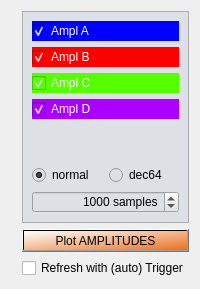
      <widget class="QWidget" name="tab_5">
       <attribute name="title">
        <string>TBT_AMPL</string>
       </attribute>
       <layout class="QGridLayout" name="gridLayout_20">
        <item row="0" column="0" rowspan="3">
         <widget class="QwtPlot" name="PlotTBTAMPL">
          <property name="sizePolicy">
           <sizepolicy hsizetype="MinimumExpanding" vsizetype="MinimumExpanding">
            <horstretch>10</horstretch>
            <verstretch>0</verstretch>
           </sizepolicy>
          </property>
          <property name="font">
           <font>
            <family>Arial</family>
           </font>
          </property>
         </widget>
        </item>
        <item row="0" column="1">
         <widget class="QFrame" name="frame_11">
          <property name="styleSheet">
           <string notr="true">background-color: rgb(221, 225, 229);</string>
          </property>
          <property name="frameShape">
           <enum>QFrame::StyledPanel</enum>
          </property>
          <property name="frameShadow">
           <enum>QFrame::Raised</enum>
          </property>
          <layout class="QGridLayout" name="gridLayout_10">
           <item row="0" column="0">
            <widget class="QCheckBox" name="tbt_ampl_a">
             <property name="font">
              <font>
               <family>Arial</family>
              </font>
             </property>
             <property name="styleSheet">
              <string notr="true">color: rgb(255, 255, 255);
background-color: rgb(0, 0, 255);</string>
             </property>
             <property name="text">
              <string>Ampl A</string>
             </property>
             <property name="checked">
              <bool>true</bool>
             </property>
            </widget>
           </item>
           <item row="1" column="0">
            <widget class="QCheckBox" name="tbt_ampl_b">
             <property name="font">
              <font>
               <family>Arial</family>
              </font>
             </property>
             <property name="styleSheet">
              <string notr="true">color: rgb(255, 255, 255);
background-color: rgb(255, 0, 0);</string>
             </property>
             <property name="text">
              <string>Ampl B</string>
             </property>
             <property name="checked">
              <bool>true</bool>
             </property>
            </widget>
           </item>
           <item row="2" column="0">
            <widget class="QCheckBox" name="tbt_ampl_c">
             <property name="font">
              <font>
               <family>Arial</family>
              </font>
             </property>
             <property name="styleSheet">
              <string notr="true">color: rgb(255, 255, 255);
background-color: rgb(85, 255, 0);</string>
             </property>
             <property name="text">
              <string>Ampl C</string>
             </property>
             <property name="checked">
              <bool>true</bool>
             </property>
            </widget>
           </item>
           <item row="3" column="0">
            <widget class="QCheckBox" name="tbt_ampl_d">
             <property name="font">
              <font>
               <family>Arial</family>
              </font>
             </property>
             <property name="styleSheet">
              <string notr="true">color: rgb(255, 255, 255);
background-color: rgb(170, 0, 255);</string>
             </property>
             <property name="text">
              <string>Ampl D</string>
             </property>
             <property name="checked">
              <bool>true</bool>
             </property>
            </widget>
           </item>
           <item row="4" column="0">
            <spacer name="verticalSpacer_2">
             <property name="font">
              <font>
               <family>Arial</family>
              </font>
             </property>
             <property name="orientation">
              <enum>Qt::Vertical</enum>
             </property>
             <property name="sizeHint" stdset="0">
              <size>
               <width>20</width>
               <height>40</height>
              </size>
             </property>
            </spacer>
           </item>
           <item row="5" column="0">
            <layout class="QHBoxLayout" name="horizontalLayout_8">
             <item>
              <widget class="QRadioButton" name="tbtampl_normal">
               <property name="font">
                <font>
                 <family>Arial</family>
                </font>
               </property>
               <property name="text">
                <string>normal</string>
               </property>
               <property name="checked">
                <bool>true</bool>
               </property>
              </widget>
             </item>
             <item>
              <widget class="QRadioButton" name="tbtampl_dec">
               <property name="font">
                <font>
                 <family>Arial</family>
                </font>
               </property>
               <property name="text">
                <string>dec64</string>
               </property>
              </widget>
             </item>
            </layout>
           </item>
           <item row="6" column="0">
            <layout class="QHBoxLayout" name="horizontalLayout_10">
             <item>
              <widget class="QSpinBox" name="TBTAMPL_SMPL">
               <property name="alignment">
                <set>Qt::AlignRight|Qt::AlignTrailing|Qt::AlignVCenter</set>
               </property>
               <property name="suffix">
                <string> samples</string>
               </property>
               <property name="minimum">
                <number>1</number>
               </property>
               <property name="maximum">
                <number>20000</number>
               </property>
               <property name="value">
                <number>1000</number>
               </property>
              </widget>
             </item>
            </layout>
           </item>
          </layout>
         </widget>
        </item>
        <item row="1" column="1">
         <widget class="QPushButton" name="ReadTBTAMPL">
          <property name="font">
           <font>
            <family>Arial</family>
           </font>
          </property>
          <property name="styleSheet">
           <string notr="true">background-color: qlineargradient(spread:pad, x1:1, y1:1, x2:0, y2:0, stop:0 rgba(234, 112, 33, 255), stop:1 rgba(255, 255, 255, 255));</string>
          </property>
          <property name="text">
           <string>Plot AMPLITUDES</string>
          </property>
         </widget>
        </item>
        <item row="2" column="1">
         <widget class="QCheckBox" name="tbtamp_auto_refresh">
          <property name="font">
           <font>
            <family>Arial</family>
           </font>
          </property>
          <property name="text">
           <string>Refresh with (auto) Trigger</string>
          </property>
          <property name="checked">
           <bool>false</bool>
          </property>
         </widget>
        </item>
       </layout>
      </widget>
